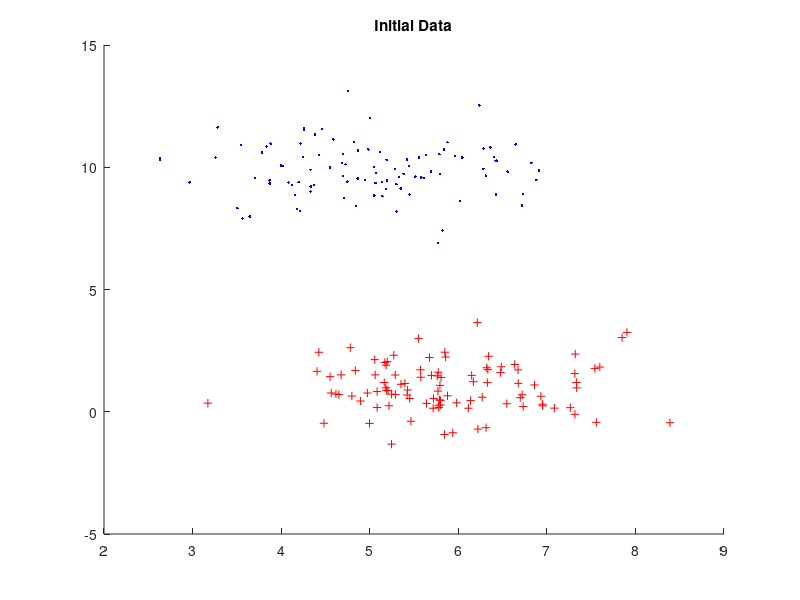
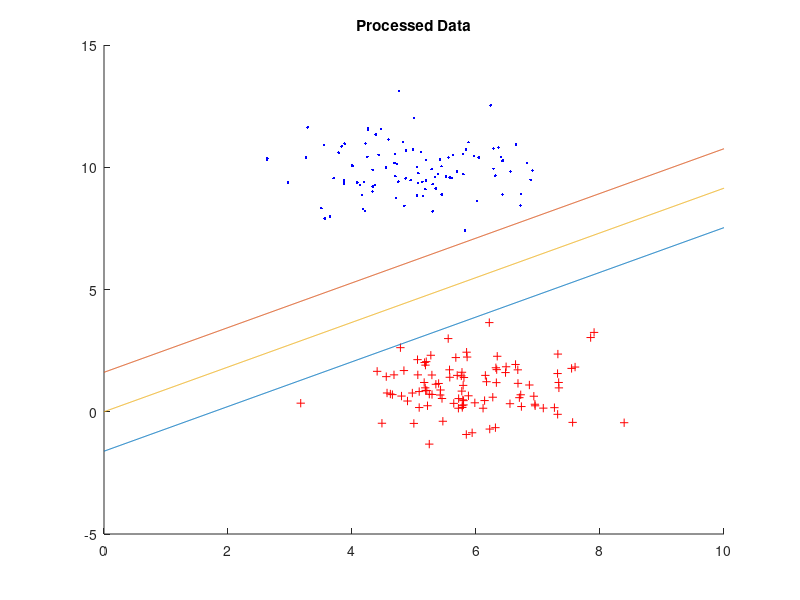

Write the MATLAB code that produced these figures, in order.
%SVMNoSlack

clear all
clc;clf;
%Data Sets
set1 = mvnrnd([5 10],[1,1],100);
set2 = mvnrnd([6 1],[1,1],100);

%Plot Data
figure;
title('Initial Data')
hold on;
plot(set1(:,1),set1(:,2), 'b.')
plot(set2(:,1),set2(:,2), 'r+')
hold off;

%Data Portions
TotalData = [set1;set2];
TotalX = TotalData(:,1);
TotalY = TotalData(:,2);
one = zeros(length(set1)+length(set2),1);
Z = cat(2,one,TotalX,TotalY);

Class1 = 1;

%Parameters for quadprog
H = [1 0 0;0 1 0;0 0 1];
W = [1 Class1 1];
Y = diag([ones(length(set1),1);-ones(length(set1),1)]);
b = -ones(length(set1)+length(set2),1);
A = -Y*Z;

%Run Quadprog
Result = quadprog(H,[],A,b);
Class1 = [];
Class2 = [];
for i = 1:length(Z)
   %Calculate the output value
    Output = Result(1) + TotalX(i)*Result(2) + TotalY(i)*Result(3);
    %Class1
    if(Output >= 1)
        Class1 = [Class1;TotalX(i) TotalY(i)];
    %Class2    
    elseif(Output <= -1)
        Class2 = [Class2;TotalX(i) TotalY(i)]; 
    end  
    
end
X = [0:0.01:10];
figure;
title("Processed Data");
hold on
%Plot Data
plot(Class1(:,1),Class1(:,2),'b.'); %plot
plot(Class2(:,1),Class2(:,2),'r+');
%Draw boundry lines
plot(X,-1*(Result(1)+Result(2)*X+1)/Result(3));
plot(X,-1*(Result(1)+Result(2)*X-1)/Result(3));
plot(X,-1*(Result(1)+Result(2)*X)/Result(3));
hold off


